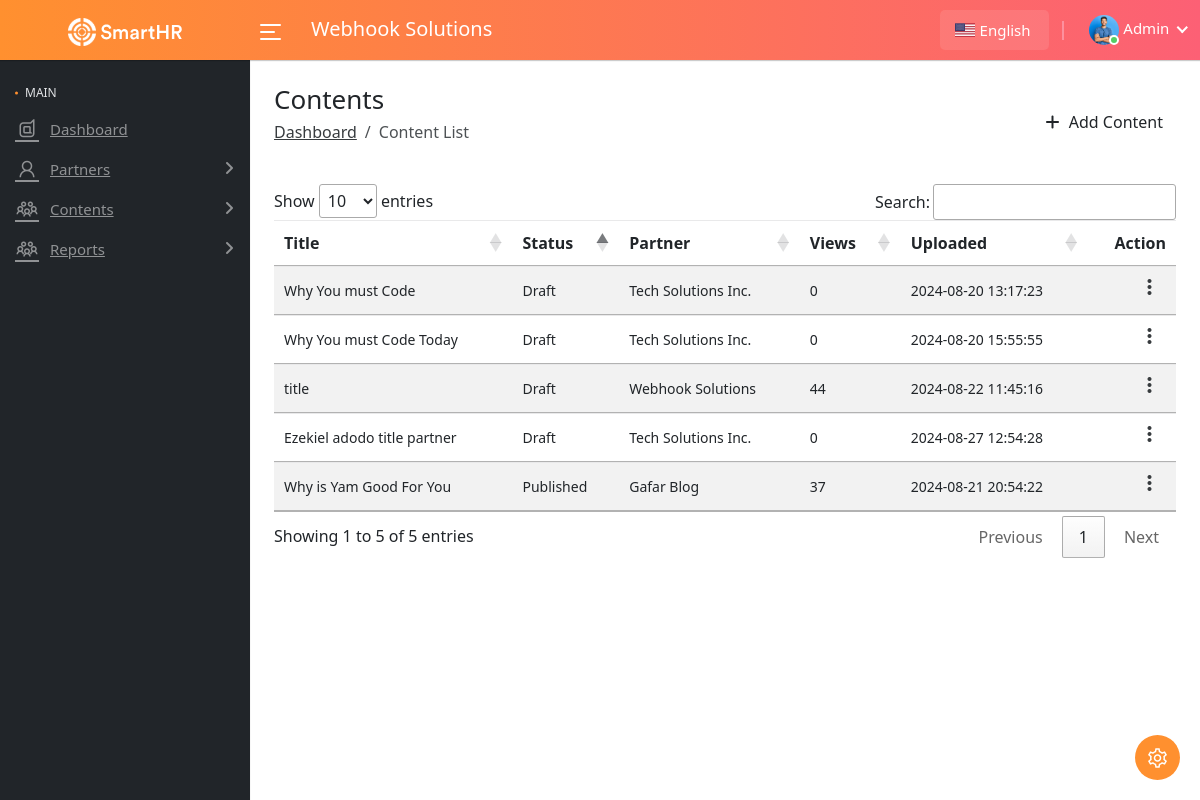
Page /all-content-list.php (signed in) on the committed database.
### tables this page shows
CREATE TABLE `content` (
  `id` int(11) NOT NULL,
  `partneremail` varchar(1000) DEFAULT NULL,
  `partner` varchar(1000) DEFAULT NULL,
  `reference_id` varchar(50) DEFAULT NULL,
  `banner_image` varchar(255) DEFAULT NULL,
  `content_video` varchar(1000) DEFAULT NULL,
  `title` varchar(255) DEFAULT NULL,
  `content` text DEFAULT NULL,
  `date` date DEFAULT NULL,
  `author` varchar(1000) DEFAULT NULL,
  `keyword` varchar(255) DEFAULT NULL,
  `slug` varchar(255) DEFAULT NULL,
  `is_featured` tinyint(1) DEFAULT NULL,
  `status` enum('Draft','Published','Archived') DEFAULT 'Draft',
  `categories` varchar(255) DEFAULT NULL,
  `tags` varchar(255) DEFAULT NULL,
  `active_date` date DEFAULT NULL,
  `uploaded_date` timestamp NOT NULL DEFAULT current_timestamp(),
  `summary` text DEFAULT NULL,
  `views_count` varchar(50) DEFAULT '0',
  `comments_count` varchar(50) DEFAULT '0',
  `likes_count` varchar(50) DEFAULT '0',
  `shares_count` varchar(50) DEFAULT '0',
  `last_accessed` varchar(50) DEFAULT NULL,
  `created_at` timestamp NOT NULL DEFAULT current_timestamp(),
  `updated_at` timestamp NOT NULL DEFAULT current_timestamp() ON UPDATE current_timestamp()
);

### all-content-list.php (the view, shortened to what this page needs)
<?php include 'header.php';?>
<?php include 'sidebar.php';?>
<div class="page-wrapper">
<div class="content container-fluid pb-0">
<div class="page-header">
<div class="row align-items-center">
<div class="col">
<h3 class="page-title">Contents</h3>
<ul class="breadcrumb">
<li class="breadcrumb-item"><a href="admin-dashboard.html">Dashboard</a></li>
<li class="breadcrumb-item active">Content List</li>
</ul>
</div>
<div class="col-auto float-end ms-auto">
<a href="add-content.php" class="btn add-btn" data-bs-target="#add_employee"><i class="fa-solid fa-plus"></i> Add Content</a>
</div>
</div>
</div>
<div class="row">
    <div class="col-md-12">
        <div class="table-responsive">
            <table id="employeeTable" class="table table-striped custom-table datatable">
                <thead>
                    <tr>
                        <th>Title</th>
                        <th>Status</th>
                        <th>Partner</th>
                        <th>Views</th>
                        <th>Uploaded</th>
                        <th class="text-end no-sort">Action</th>
                    </tr>
                </thead>
                <tbody>
                    <?php if ($fetchallcontents->num_rows > 0): ?>
                        <?php while($row = $fetchallcontents->fetch_assoc()): ?>
                            <tr>
                                <td><?php echo htmlspecialchars($row['title']); ?></td>
                                <td><?php echo htmlspecialchars($row['status']); ?></td>
                                <td><?php echo htmlspecialchars($row['partner']); ?></td>
                                <td><?php echo htmlspecialchars($row['views_count']); ?></td>
                                <td><?php echo htmlspecialchars($row['created_at']); ?></td>
                                <td class="text-end">
                                    <div class="dropdown dropdown-action">
                                        <a href="#" class="action-icon dropdown-toggle" data-bs-toggle="dropdown" aria-expanded="false"><i class="material-icons">more_vert</i></a>
                                    </div>
                                </td>
                            </tr>
                        <?php endwhile; ?>
                    <?php else: ?>
                        <tr>
                            <td colspan="6">No businesses found</td>
                        </tr>
                    <?php endif; ?>
                </tbody>
            </table>
        </div>
    </div>
</div>
</div>
</div>
</div>
<div class="settings-icon">
<span data-bs-toggle="offcanvas" data-bs-target="#theme-settings-offcanvas" aria-controls="theme-settings-offcanvas"><i class="las la-cog"></i></span>
</div>
</body>
</html>

### assets/css/material.css (style rules this page uses)
.material-icons { font-family:material icons;font-weight:400;font-style:normal;font-size:24px;line-height:1;letter-spacing:normal;text-transform:none;display:inline-block;white-space:nowrap;word-wrap:normal;direction:ltr;-webkit-font-smoothing:antialiased }

### rows in the picture
content: title "Why You must Code", status "Draft", partner "Tech Solutions Inc.", views_count "0", created_at "2024-08-20 13:17:23"
content: title "Why You must Code Today", status "Draft", partner "Tech Solutions Inc.", views_count "0", created_at "2024-08-20 15:55:55"
content: title "Why is Yam Good For You", status "Published", partner "Gafar Blog", views_count "37", created_at "2024-08-21 20:54:22"
content: title "title", status "Draft", partner "Webhook Solutions", views_count "44", created_at "2024-08-22 11:45:16"
content: title "Ezekiel adodo title partner", status "Draft", partner "Tech Solutions Inc.", views_count "0", created_at "2024-08-27 12:54:28"
